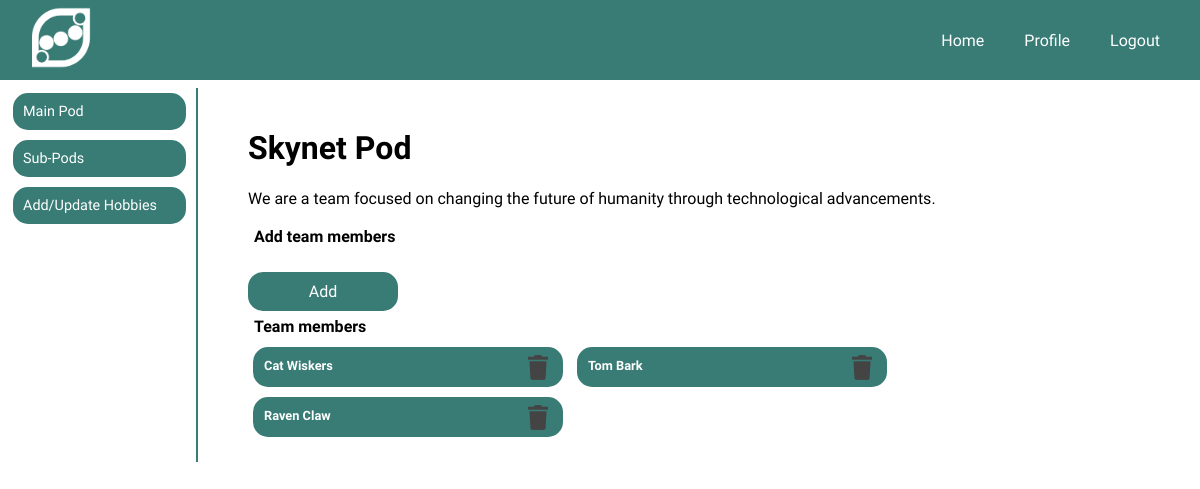
The app's page /pods/manage (signed in), older data.
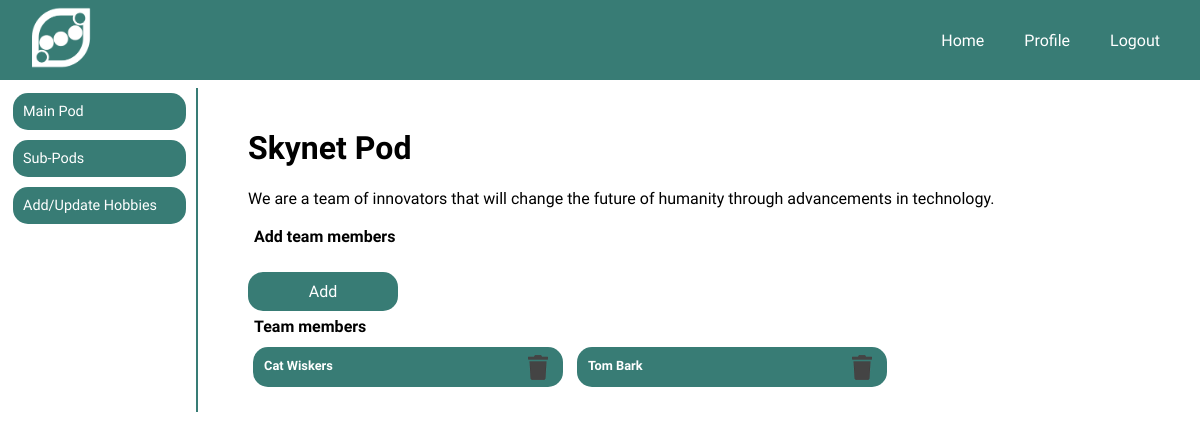
The same page, newer data.
### models.py (models this page shows, shortened)
class Pod(db.Model):
    __tablename__ = 'pods'
    id = db.Column(db.Integer, primary_key=True, autoincrement=True)
    name = db.Column(db.String(30), unique=True, nullable=False)
    description = db.Column(db.Text)
    messages = db.relationship('Message', secondary='pod_messages', backref='pod')

class User(db.Model):
    __tablename__ = 'users'
    id = db.Column(db.Integer, primary_key=True, autoincrement=True)
    username = db.Column(db.String(20), unique=True, nullable=False)
    password = db.Column(db.Text, nullable=False)
    first_name = db.Column(db.String(50), nullable=False)
    last_name = db.Column(db.String(50), nullable=False)
    email = db.Column(db.Text, nullable=False, unique=True)
    city = db.Column(db.Text, nullable=False)
    state = db.Column(db.Text, nullable=False)
    lat_lng = db.Column(db.Text)
    pods = db.relationship('Pod', secondary="pod_users", backref='user')
    sub_pods = db.relationship('SubPod', secondary="sub_pod_users", backref='user')
    hobbies = db.relationship('Hobby', secondary='user_hobbies', backref='user')
    pod_messages = db.relationship('Message', backref='pod_user')
    sub_pod_messages = db.relationship('Message', backref='sub_pod_user')

### app.py (the view)
@app.route('/pods/manage')
def manage_pod():
    user, pod, pod_member = is_pod_member()
    if not g.user and not pod_member.owner:
        flash("Access unauthorized.", "error")
        return redirect("/")
    pod_team_members = PodUser.query.filter(PodUser.pod_id==pod_member.pod_id).all()
    team_members = [User.query.get(member.user_id) for member in pod_team_members]
    return render_template('/pods/manage_pod.html', pod=pod, pod_member=pod_member, members=team_members)

### app.py (called while the page is built)
def is_pod_member():
    if g.user:
        user = User.query.get(int(session[CURRENT_USER]))
        empty_tupple = (None,None,None)
        if user:
            main_pod = user.pods
            if main_pod:
                main_pod = user.pods[0]
                pod_member = PodUser.query.filter(PodUser.pod_id==main_pod.id, PodUser.user_id==user.id).first()
                if pod_member:
                    return user, main_pod, pod_member
                else:
                    return empty_tupple
            else:
                return empty_tupple

@app.before_request
def add_user_to_g():
    if CURRENT_USER in session:
        g.user = User.query.get(session[CURRENT_USER])
    else:
        g.user = None

### templates/pods/manage_pod.html (shortened to what this page needs)
{% extends '/users/user_menu.html' %}
{% block dashboard %}
<h1 class="main_title">{{ pod.name }} Pod</h1>
<p class="sub_title">{{ pod.description }}</p>
<div>
    <h4 class="low_margin_title">Add team members</h4>
</div>
<a href='/pods/add_members'>
    <div type="button" class="button-primary">Add</div>
</a>
<div class='manage_team_container'>
    <h4 class="low_margin_title">Team members</h4>
    {% for member in members %}
    <div class='team_member_container'>
        <p class="pod_thumbnail_text_title">
            {{ member.first_name }} {{ member.last_name }}
        </p>
        <img class='trash' src='/static/imgs/trash.png'>
    </div>
    {% endfor %}
</div>
{% endblock %}

### templates/users/user_menu.html (shortened to what this page needs)
{% extends 'base.html' %}
{% block content %}
<div class="main_container">
    <div clas="sidebar_menu">
        <div class="sidebar_menu_buttons" type="button" id="sidebar_main_pod">
            Main Pod
        </div>
        <div class="sidebar_menu_buttons" type="button" id="sidebar_sub_pod">
            Sub-Pods
        </div>
        <a href="/hobbies/create">
            <div class="sidebar_menu_buttons" type="button">
                Add/Update Hobbies
            </div>
        </a>
    </div>
    <div class="main_user_dashboard">
        {% block dashboard %}
        {% endblock %}
    </div>
</div>
{% endblock %}

### templates/base.html (shortened to what this page needs)
<!DOCTYPE html>
<html lang="en">
<head>
  <link rel="stylesheet" href="https://use.fontawesome.com/releases/v5.3.1/css/all.css"
>
  <link rel='stylesheet' href='/static/app.css'>
</head>
<body>
  <nav class="navbar">
    <div class="navbar-brand">
      <a href="/"><img src="/static/imgs/peapods_logo_white.png" class='nav-logo' alt="small PeaPods logo"></a>
    </div>
    <ul class="navbar-nav">
      <li class="nav-item"><a href="/">Home</a></li>
      {% if not g.user %}
      <li class="nav-item"><a href="/users/login">Login</a></li>
      <li class="nav-item"><a href="/users/signup">SignUp</a></li>
      {% else %}
      <li class="nav-item"><a href="/users/profile/{{g.user.id}}">Profile</a></li>
      <li class="nav-item"><a href="/users/logout">Logout</a></li>
      {% endif %}
    </ul>
  </nav>
  {% block content %}
  {% endblock %}
</body>
</html>

### static/app.css (style rules this page uses)
body { margin: 0px; padding: 0px; font-family: 'Varela Round', sans-serif; }
a { text-decoration: none; }
* { scrollbar-width: thin; scrollbar-color: #387C75 white; }
.navbar { display: flex; justify-content: space-between; align-items: center; background-color: #387C75; color: #fff; height: 80px; padding: 0 20px; }
.nav-logo { width: 80px; }
.navbar-nav { display: flex; list-style: none; margin: 0; padding: 0; }
.nav-item { margin: 0 10px; }
.nav-item a { color: #fff; font-family: 'Varela Round', sans-serif; padding: 30px 10px; }
.sidebar_menu_buttons { display: inline-block; width: 90%; height: auto; margin: 5px; padding: 10px; background-color: #387C75; color: white; border-radius: 15px; font-size: 0.9rem; z-index: 1; }
.main_user_dashboard { padding: 20px 50px; margin-left: 10px; border-left: 2px solid #387C75; }
.main_container { display: grid; grid-template-columns: 170px auto; grid-gap: 8px; padding: 8px; }
.team_member_container { display: inline-block; white-space: normal; width: 300px; height: 30px; padding: 5px; margin: 5px; background-color: #387C75; border-radius: 15px; }
.trash { width: 20px; display: inline-block; margin: 3px 10px; float: right; cursor: pointer; }
.button-primary { display: inline-block; width: 150px; margin-top: 20px; margin-left: auto; margin-right: auto; background-color: #387C75; color: white; padding: 10px 0px; border: none; border-radius: 15px; text-align: center; font-size: 1rem; }
.pod_thumbnail_text_title { display: inline-block; color: white; font-size: 0.8rem; font-weight: bold; padding: 3px; margin: 3px; }
.low_margin_title { padding: 3px; margin: 3px; }

Row changes from the older to the newer data that the page shows:
removed User: first_name "Raven", last_name "Claw"
changed Pod "Skynet": description "We are a team focused on changing the future of humanity through technological advancements." → "We are a team of innovators that will change the future of humanity through advancements in technology."
